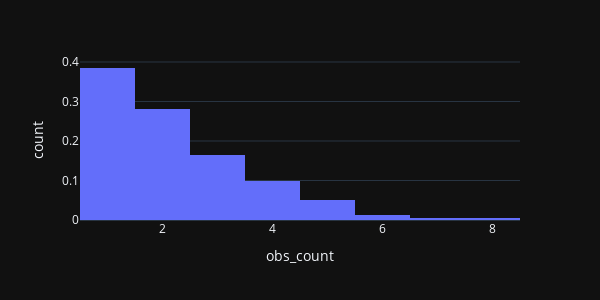

Notebook code cell kept with this figure:
### Markdown cell above
### Remove unpopular targets

Even though most of the outliers have been removed previously, if we plot the count distribution, we can see that the number of 6-8 observation per hour is so low, that it will actually confuse the model

### Code cell
idx = raw_data['obs_count'] > 0
px.histogram(raw_data[idx], x="obs_count", height=300, width=600, nbins=8, histnorm='probability density')

### Figure 1 — Plotly figure (JSON) as saved in the notebook; plotly's stock layout.template omitted (floating-point values rounded to 4 significant figures; data arrays with more than 128 entries replaced by an {"elided": "..."} marker saying what was removed)
{"data": [{"alignmentgroup": "True", "bingroup": "x", "histnorm": "probability density", "hovertemplate": "obs_count=%{x}<br>count=%{y}<extra></extra>", "legendgroup": "", "marker": {"color": "#636efa"}, "name": "", "nbinsx": 8, "offsetgroup": "", "orientation": "v", "showlegend": false, "type": "histogram", "x": {"elided": "1567 int values"}, "xaxis": "x", "yaxis": "y"}], "layout": {"barmode": "relative", "height": 300, "legend": {"tracegroupgap": 0}, "margin": {"t": 60}, "width": 600, "xaxis": {"anchor": "y", "autorange": true, "domain": [0, 1], "range": [0.5, 8.5], "title": {"text": "obs_count"}, "type": "linear"}, "yaxis": {"anchor": "x", "autorange": true, "domain": [0, 1], "range": [0, 0.4051], "title": {"text": "count"}}}}
